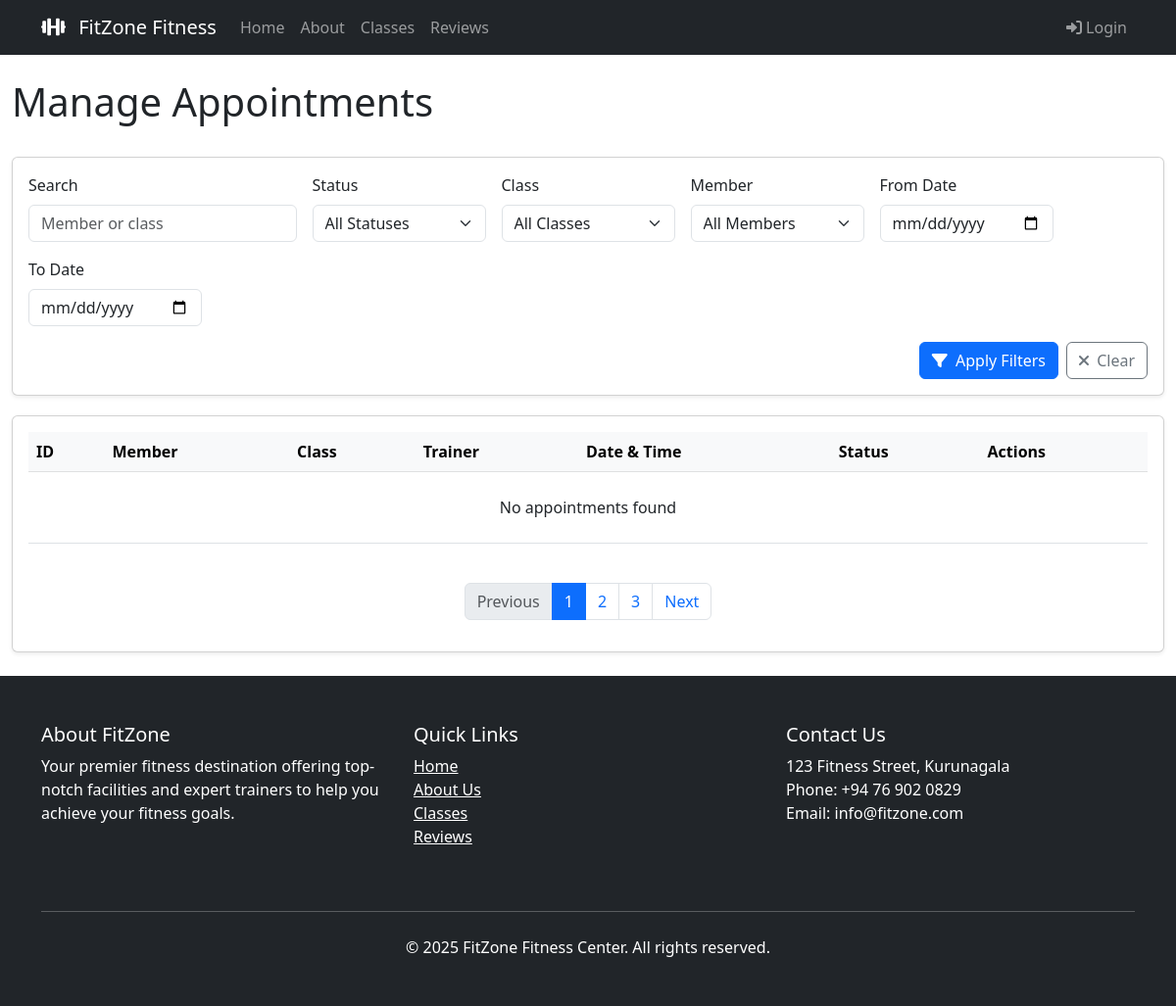
The app's page /manage_appointment.php (signed in) with its own data.
### tables this page shows
CREATE TABLE IF NOT EXISTS gym_info (
    id INT AUTO_INCREMENT PRIMARY KEY,
    gym_name VARCHAR(255) NOT NULL,
    address TEXT,
    city VARCHAR(100),
    state VARCHAR(100),
    zip_code VARCHAR(20),
    phone VARCHAR(20),
    email VARCHAR(255),
    opening_hours TEXT,
    facebook_url VARCHAR(255),
    twitter_url VARCHAR(255),
    instagram_url VARCHAR(255),
    youtube_url VARCHAR(255),
    logo_url VARCHAR(255),
    updated_at TIMESTAMP DEFAULT CURRENT_TIMESTAMP ON UPDATE CURRENT_TIMESTAMP
);

### manage_appointment.php (the view, shortened to what this page needs)
<?php
$db = new Database();
$conn = $db->getConnection();
$search = $_GET['search'] ?? '';
$date_from = $_GET['date_from'] ?? '';
$date_to = $_GET['date_to'] ?? '';
$query = "
    SELECT a.*,
           u.name AS user_name,
           u.email AS user_email,
           c.name AS class_name,
           t.name AS trainer_name
    FROM appointments a
    JOIN users u ON a.user_id = u.id
    JOIN classes c ON a.class_id = c.id
    LEFT JOIN trainers t ON c.trainer_id = t.id
    WHERE 1=1
";
$query .= " ORDER BY a.date DESC";
$stmt = $conn->prepare($query);
$stmt->execute();
$appointments = $stmt->get_result()->fetch_all(MYSQLI_ASSOC);
?>
<!DOCTYPE html>
<html lang="en">
<head>
    <link href="https://cdn.jsdelivr.net/npm/bootstrap@5.3.0/dist/css/bootstrap.min.css" rel="stylesheet">
    <link rel="stylesheet" href="https://cdnjs.cloudflare.com/ajax/libs/font-awesome/6.0.0/css/all.min.css">
</head>
<body>
    <?php include 'navbar.php'; ?>
    <main class="container-fluid py-4">
        <div class="d-flex justify-content-between align-items-center mb-4">
            <h1>Manage Appointments</h1>
        </div>
        <div class="card filter-card shadow-sm">
            <div class="card-body">
                <form method="GET" class="row g-3">
                    <div class="col-md-3">
                        <label class="form-label">Search</label>
                        <input type="text" class="form-control" name="search" placeholder="Member or class"
                               value="<?= htmlspecialchars($search) ?>">
                    </div>
                    <div class="col-md-2">
                        <label class="form-label">Status</label>
                        <select class="form-select" name="status">
                            <option value="">All Statuses</option>
                        </select>
                    </div>
                    <div class="col-md-2">
                        <label class="form-label">Class</label>
                        <select class="form-select" name="class_id">
                            <option value="">All Classes</option>
                        </select>
                    </div>
                    <div class="col-md-2">
                        <label class="form-label">Member</label>
                        <select class="form-select" name="user_id">
                            <option value="">All Members</option>
                        </select>
                    </div>
                    <div class="col-md-2">
                        <label class="form-label">From Date</label>
                        <input type="date" class="form-control" name="date_from"
                               value="<?= htmlspecialchars($date_from) ?>">
                    </div>
                    <div class="col-md-2">
                        <label class="form-label">To Date</label>
                        <input type="date" class="form-control" name="date_to"
                               value="<?= htmlspecialchars($date_to) ?>">
                    </div>
                    <div class="col-md-12 d-flex justify-content-end gap-2">
                        <button type="submit" class="btn btn-primary">
                            <i class="fas fa-filter me-1"></i> Apply Filters
                        </button>
                        <a href="manage_appointment.php" class="btn btn-outline-secondary">
                            <i class="fas fa-times me-1"></i> Clear
                        </a>
                    </div>
                </form>
            </div>
        </div>
        <div class="card shadow-sm">
            <div class="card-body">
                <div class="table-responsive">
                    <table class="table table-hover">
                        <thead class="table-light">
                            <tr>
                                <th>ID</th>
                                <th>Member</th>
                                <th>Class</th>
                                <th>Trainer</th>
                                <th>Date & Time</th>
                                <th>Status</th>
                                <th>Actions</th>
                            </tr>
                        </thead>
                        <tbody>
                            <?php if (empty($appointments)): ?>
                                <tr>
                                    <td colspan="7" class="text-center py-4">No appointments found</td>
                                </tr>
                            <?php endif; ?>
                        </tbody>
                    </table>
                </div>
                <nav aria-label="Page navigation" class="mt-4">
                    <ul class="pagination justify-content-center">
                        <li class="page-item disabled">
                            <a class="page-link" href="#" tabindex="-1" aria-disabled="true">Previous</a>
                        </li>
                        <li class="page-item active"><a class="page-link" href="#">1</a></li>
                        <li class="page-item"><a class="page-link" href="#">2</a></li>
                        <li class="page-item"><a class="page-link" href="#">3</a></li>
                        <li class="page-item">
                            <a class="page-link" href="#">Next</a>
                        </li>
                    </ul>
                </nav>
            </div>
        </div>
    </main>
    <?php include 'footer.php'; ?>
</body>
</html>

### footer.php (shortened to what this page needs)
<?php
require 'db.php';
try {
    $gym_info = $conn->query("SELECT * FROM gym_info LIMIT 1")->fetch();
} catch (PDOException $e) {
    $gym_info = [];
}
?>
<footer class="bg-dark text-white py-5">
    <div class="container">
        <div class="row">
            <div class="col-md-4 mb-4">
                <h5>About FitZone</h5>
                <p>Your premier fitness destination offering top-notch facilities and expert trainers to help you achieve your fitness goals.</p>
            </div>
            <div class="col-md-4 mb-4">
                <h5>Quick Links</h5>
                <ul class="list-unstyled">
                    <li><a href="index.php" class="text-white">Home</a></li>
                    <li><a href="about.php" class="text-white">About Us</a></li>
                    <li><a href="classes.php" class="text-white">Classes</a></li>
                    <li><a href="reviews.php" class="text-white">Reviews</a></li>
                </ul>
            </div>
            <div class="col-md-4 mb-4">
                <h5>Contact Us</h5>
                <p>
                    <?php echo htmlspecialchars($gym_info['address'] ?? '123 Fitness St, Kurunegala'); ?><br>
                    Phone: <?php echo htmlspecialchars($gym_info['phone'] ?? '(123) 456-7890'); ?><br>
                    Email: <?php echo htmlspecialchars($gym_info['email'] ?? 'info@fitzone.com'); ?>
                </p>
            </div>
        </div>
        <hr class="my-4 bg-light">
        <div class="text-center">
            <p class="mb-0">&copy; <?php echo date('Y'); ?> FitZone Fitness Center. All rights reserved.</p>
        </div>
    </div>
</footer>

### manage_appointment.php (style rules this page uses)
.filter-card { margin-bottom: 20px; }
.table-responsive { overflow-x: auto; }

### records on screen
gym_info: address "123 Fitness Street, Kurunagala", phone "+94 76 902 0829", email "info@fitzone.com"
